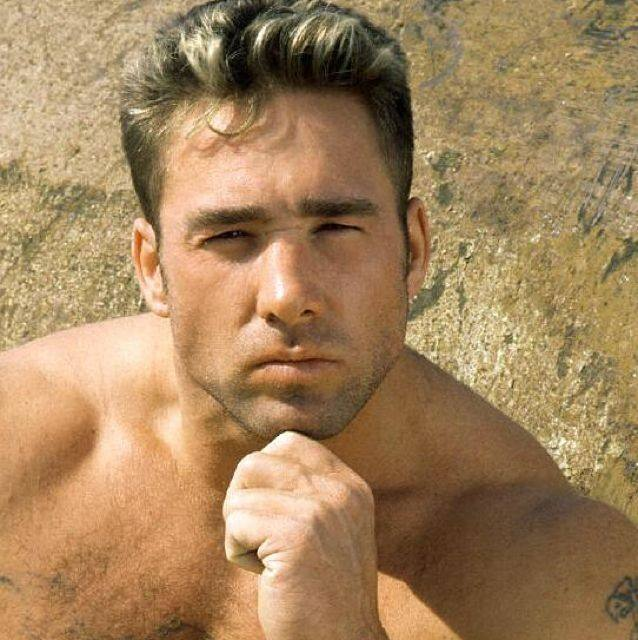
#> input picture students/Hu/1.jpg, 638 x 640 px
$ python AI-1.py
#> lines starting #> are read from the running program, lines starting #| are printed output that depends on the picture; after the words box and inside, x2 and y2 are one past the last pixel; in counts of white or black regions, pixels touching at a corner belong together
import numpy as np
import cv2


img = cv2.imread('1.jpg')
#> img is the input picture: shape (640, 638, 3); mean B, G, R 92.9, 131.9, 163.9
chessboard = [[0, 0, 0], [0, 0, 0], [0, 0, 0]]
playsteps =0
winner = 0
cv2.imshow('image',img)

def mouse_dclick(event,x,y, flags, param):
    global playsteps, winner
    if event == cv2.EVENT_LBUTTONDBLCLK:
        i, j = y // 100, x // 100
        if chessboard[i][j] == 0:
            player = playsteps % 2 + 1
            print("mc", player)
            chessboard[i][j] = player
            winner = getWinner(i, j, player)
            playsteps += 1

def getWinner(row, col, player):
    row_valid, col_valid = True, True
    dia_validl, dia_valid2 = False,False

    for i in range(3):
        if chessboard[row][i] != player:
            row_valid = False
        if chessboard[i][col] != player:
            col_valid = False

    if row == col:
        dia_validl = True
        for i in range(3):
            if chessboard[i][i] != player:
                dia_validl = False

    if row + col == 2:
        dia_valid2 = True
        for i in range(3):
            if chessboard[i][2 - i] != player:
                dia_valid2 = False

    if row_valid or col_valid or dia_validl or dia_valid2:
        return player
    else:
        return 0

cv2.setMouseCallback('image', mouse_dclick)
while True:
    for i in range(3):
        for j in range(3):
            cv2.rectangle(img,(100*j,100*i),(100*(j+1),100*(i+1)),(0, 255,255),2)
            if chessboard[i][j] != 0:
                isSolid = -1 if chessboard[i][j] == 2 else 2
                cv2.circle(img,(50+100*j, 50+100*i), 50, (0, 255, 0), isSolid)
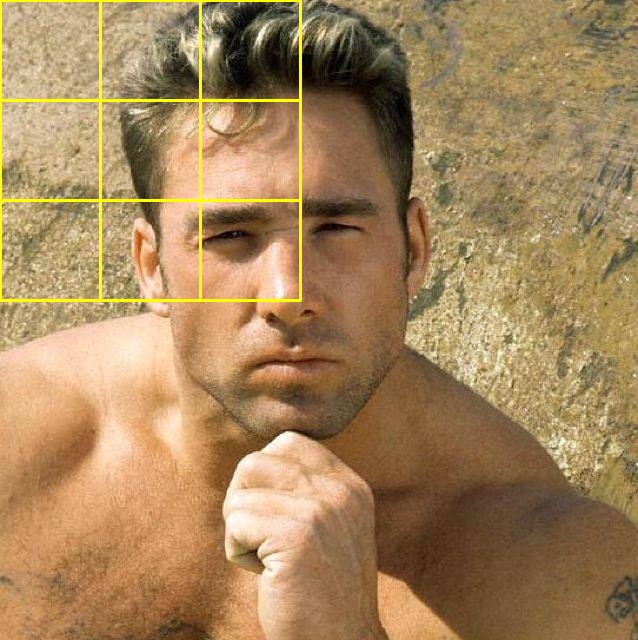
#> img: shape (640, 638, 3); 1.6% of pixels changed, all inside (x1, y1, x2, y2) = (0, 0, 302, 302)
    cv2.imshow('image', img)

    if winner == 1 or winner == 2:
        break
    if cv2.waitKey(1000) & 0xFF == ord('q'):
#> (key q is pressed here)
        break
font = cv2.FONT_HERSHEY_SIMPLEX
#> font = 0
cv2.putText(img, 'Winnner is '+str(winner), (50, 180), font, 2, (0, 255, 255),4)
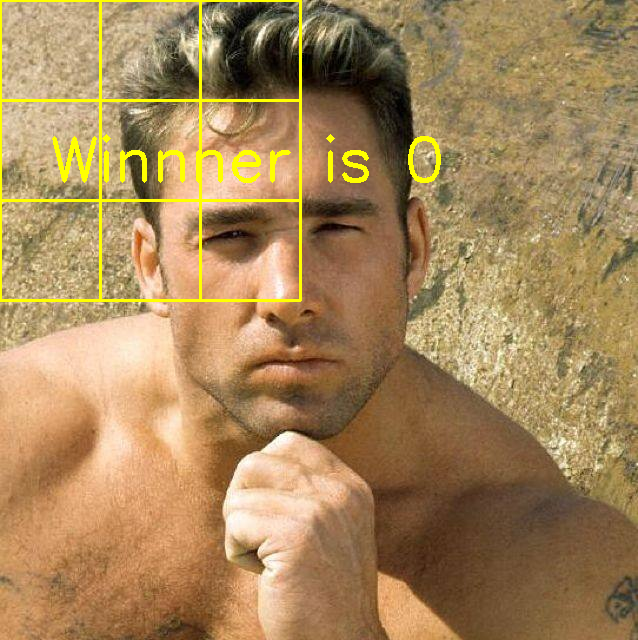
#> img: shape (640, 638, 3); 0.97% of pixels changed, all inside (x1, y1, x2, y2) = (52, 134, 441, 183)
cv2.imshow("image", img)
cv2.waitKey(5000)
cv2.destroyAllWindows()
